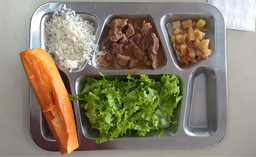
#> input picture Color_Pallete/cut.png, 256 x 157 px, shrunk from 927 x 567 before the run
$ python processing.py
#> lines starting #> are read from the running program, lines starting #| are printed output that depends on the picture; long printed decimals are rounded
#> in prepare_image, image is the input picture: shape (157, 256, 3); mean B, G, R 108.7, 128.5, 137.7
import random as rd
import numpy as np
import statistics as stat
import cv2
import matplotlib.pyplot as plt
import math
from PIL import Image

# Converts rgb image to decimal values
def rgb_to_dec(image):
	aux = np.zeros((len(image), len(image[0])))
	for i in range(len(image)):
		for j in range(len(image[0])):
			aux[i][j] = (image[i][j][0] << 16) + (image[i][j][1] << 8) + (image[i][j][2])

	return aux

def hex_to_rgb(centers):
	centers = centers.astype(np.int32)
	colors = np.zeros((len(centers), 3), np.int32)
	for i in range(len(centers)):
		colors[i][0] = centers[i]>>16
		colors[i][1] = (centers[i] - (colors[i][0]<<16))>>8
		colors[i][2] = centers[i] - (colors[i][0]<<16) - (colors[i][1]<<8)

	return colors

# Reads a image and returns a numpy array with one line
def prepare_image(file_name):
	print("Loading image ....")
	image = cv2.imread(file_name, cv2.IMREAD_COLOR)
	image = cv2.cvtColor(image, cv2.COLOR_BGR2RGB)

	image = rgb_to_dec(image)
#> in rgb_to_dec, `aux = np.zeros((len(image), len(image[0])))`: aux: shape (157, 256) float64; every value is 0
#> after the loop in rgb_to_dec, `for i in range(len(image)):`:
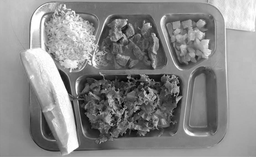
#> aux: shape (157, 256) float64; min 256, max 16777215, mean 9057807.8; drawn with min black and max white

	data = np.asarray(image)

	return data.ravel()

def euclidean_distance(a, b):
	return abs(a - b)

def k_means(array, n_centers, treshold):
#> called with array = array of shape (40192,), n_centers = 10, treshold = 1e-06
	if array.size == 0 or array is None:
		print("Invalid iput")
		exit()

	if n_centers < 1:
		print("Invalid number of clusters")
		exit()

	# Choses n_centers random points
	centers = rd.choices(array, k=n_centers)
#> centers = [1978119, 11315359, 10263700, 13684693, 8742757, 6768177, 9144447, 8412243, 5789511, 11324553]
	centers = np.asarray(centers)

	change_ratio = 3.14
	while change_ratio > threshold:
		# Centers copy
		old_centers = centers.copy()

		# Calculates the distances from the point to the centers
		print("Calculating distances ....")
		distances = np.zeros((len(array), n_centers))
		for i in range(len(array)):
			distances[i] = abs(array[i] - centers)
				# print(i, j, array[i], centers[j], distances[i][j])

		# Find to which centers the points are closer
		close = np.zeros(len(array))
		print("Finding closest points ....")
		for i in range(array.size):
			close[i] = np.argmin(distances[i])

		# Update the centers
		print("Updating centers ....")
		for i in range(n_centers):
			closest = np.where(close == i)
			if len(closest[0]) > 0:
				# Average
				# centers[i] = sum(array[closest])/len(closest[0])

				# Median
				centers[i] = stat.median(array[closest])
				# print(array[closest], stat.median(array[closest]))

		# Updates the change_ratio
		print("Calculating change ratio ...")
		change_ratio = np.linalg.norm(old_centers - centers)

		# print(centers)
		print("Change = ", change_ratio)
		print("----------------------------------------------------------------")
#> this loop made 34 passes
#> change_ratio on passes 1 to 12: 1644744.3, 814427.9, 248047.7, 145604.1, 143030.9, 130074.7, 124883.5, 136870.5, 133540.7, 124279.2, 111579.3, 107696.5
#| Change =  1644744.319
#| Change =  814427.885
#| Change =  248047.652
#| Change =  145604.116
#| Change =  143030.881
#| Change =  130074.696
#| Change =  124883.491
#| Change =  136870.521
#> (further printed lines are left out)
#> after the loop, centers = [2693394, 11512738, 10525842, 15726330.5, 8543040, 5911057.5, 9407362, 7431264, 4543263, 12503242]

	return centers

def draw_image(colors, image_name):
	board_size = 5
	rec_heigth = 20

	# Open the old file
	old = Image.open(image_name)
	old_size = old.size

	# Creates the new image and paste the old image
	new_size = (math.ceil(old.size[0]+2*board_size), math.ceil(old.size[1]+rec_heigth+3*board_size))
	new_image = Image.new("RGB", new_size, (255, 255, 255))
	new_image.paste(old, (board_size, board_size))

	# Adds the color pallete rectangles
	n_colors = len(colors)
	pos = board_size
	rec_width = (old.size[0]-((n_colors-1)*5))//n_colors
	advance = (old.size[0]-((n_colors-1)*5))/n_colors
	for i in colors:
		rec = np.full((rec_heigth, rec_width, 3), i, dtype=np.uint8)
		img = Image.fromarray(rec, 'RGB')
		new_image.paste(img, (pos, old_size[1]+2*board_size))
		pos = round(pos+advance+board_size)

	return new_image

def redraw(centers, image_name):
	# Open the original image
	original_array = prepare_image(image_name)
	original_image = Image.open(image_name)
	original_size = original_image.size

	# Creates the new image
	new_image = Image.new("RGB", original_size, (255, 255, 255))

	# Find the equivalent colors
	aux = np.zeros((original_size))
	for i in range(original_size[0]):
		for j in range(original_size[1]):
			aux[i,j] = centers[np.argmin(abs(original_array[i] - centers))]

	colors = hex_to_rgb(aux)

	img = Image.fromarray(aux, 'RGB')
	new_image.paste(img, (pos, old_size[1]+2*board_size))
	new_image.paste()


image_name = "cut.png"
image = prepare_image(image_name)

# Transformar centers em array de inteiros
n_centers = 10
threshold = 0.000001
centers = k_means(image, n_centers, threshold)
colors = hex_to_rgb(centers)
#> in hex_to_rgb, `centers = centers.astype(np.int32)`: centers = [2693394, 11512738, 10525842, 15726330, 8543040, 5911057, 9407362, 7431264, 4543263, 12503242]
#> in hex_to_rgb, `colors = np.zeros((len(centers), 3), np.int32)`: colors = [[0, 0, 0], [0, 0, 0], [0, 0, 0], [0, 0, 0], [0, 0, 0], [0, 0, 0], [0, 0, 0], [0, 0, 0], [0, 0, 0], [0, 0, 0]]
#> the loop in hex_to_rgb, `for i in range(len(centers)):` made 10 passes
#> after the loop in hex_to_rgb, `for i in range(len(centers)):`: colors = [[41, 25, 18], [175, 171, 162], [160, 156, 146], [239, 246, 250], [130, 91, 64], [90, 50, 17], [143, 139, 130], [113, 100, 96], [69, 83, 31], [190, 200, 202]]
redraw(centers, image_name)
#> in redraw, `new_image = Image.new("RGB", original_size, (255, 255, 255))`: new_image: PIL image 256x157 RGB; every value is 255
#> after the loop in redraw, `for i in range(original_size[0]):`:
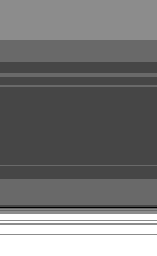
#> aux: shape (256, 157) float64; min 8543040, max 15726330.5, mean 11880545.3; drawn with min black and max white
#> in hex_to_rgb (call 2), `colors = np.zeros((len(centers), 3), np.int32)`: colors = 256 rows, first 8: [0, 0, 0], [0, 0, 0], [0, 0, 0], [0, 0, 0], [0, 0, 0], [0, 0, 0], [0, 0, 0], [0, 0, 0]
#> the loop in hex_to_rgb, `for i in range(len(centers)):` made 1 pass
#> (the run stopped early here; a loop or call above may not have finished)
